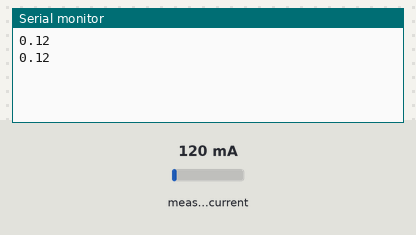
The sketch below on a simulated Arduino Uno, built with avr-gcc and run on an emulated ATmega328P. On the bench: the last lines printed to the serial monitor. The inputs (shaded band) are chosen by the test bench; at power-on: measured current 120 mA.

Above: at 1.8 s.
1.9 s: measured current set to 40 mA
At 2.8 s:
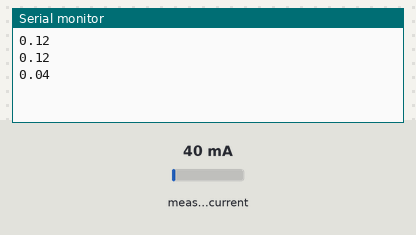
3.4 s: measured current set to 500 mA
At 4.8 s:
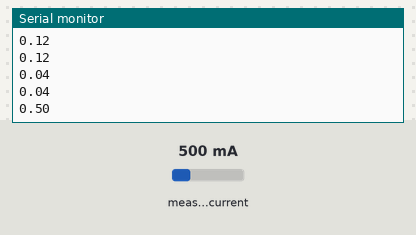
Timing chart, 0 to 6.4 s (numbered marks = the images above; inputs shaded):
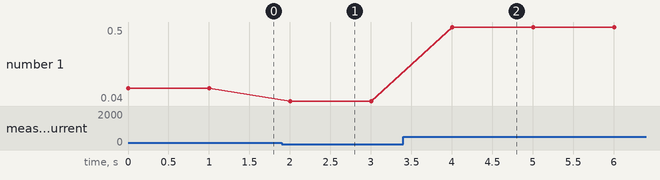

Measured:
- after the input at 1.9 s, the serial monitor: prints a new line after 0.10 s (image 1)
- after the input at 3.4 s, the serial monitor: prints a new line after 0.61 s (image 2)
- plotted number 1: 0.12 → 0.04 after the input at 1.9 s, 0.04 → 0.5 after the input at 3.4 s

The sketch:

current_sensor.ino
```cpp
#include "ACS712.h"

ACS712 sensor(ACS712_30A, A1);

void setup() {
  Serial.begin(9600);
  sensor.calibrate();
}

void loop() {
  float I = sensor.getCurrentDC();
  Serial.println(I);
  delay(1000);
}
```
